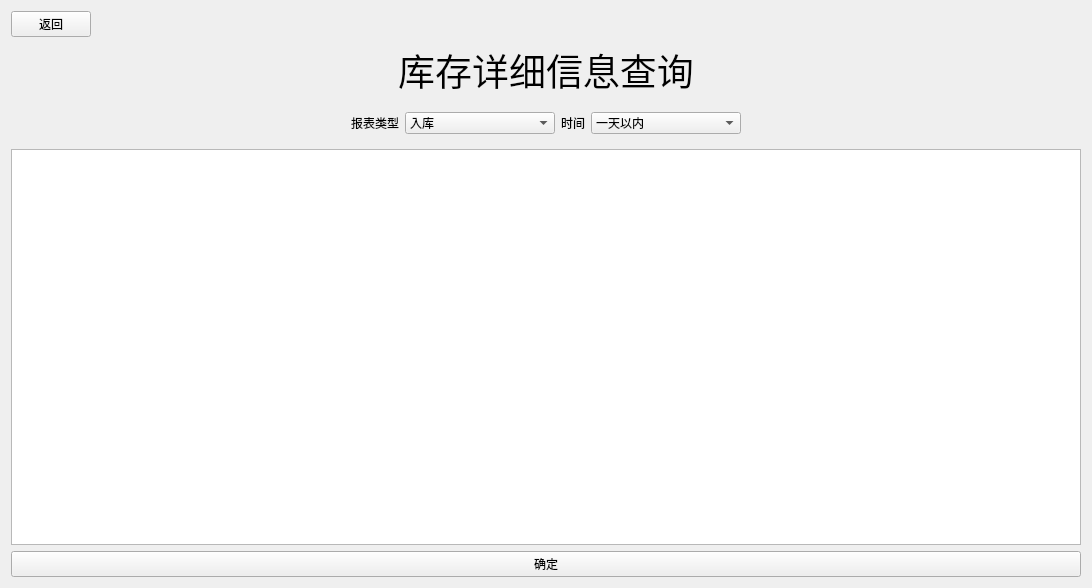
<?xml version="1.0" encoding="UTF-8"?>
<ui version="4.0">
 <class>StatementForm</class>
 <widget class="QWidget" name="StatementForm">
  <property name="geometry">
   <rect>
    <x>0</x>
    <y>0</y>
    <width>1092</width>
    <height>588</height>
   </rect>
  </property>
  <property name="windowTitle">
   <string>Form</string>
  </property>
  <layout class="QGridLayout" name="gridLayout">
   <item row="0" column="0">
    <widget class="QPushButton" name="pushButton_close">
     <property name="maximumSize">
      <size>
       <width>80</width>
       <height>16777215</height>
      </size>
     </property>
     <property name="text">
      <string>返回</string>
     </property>
    </widget>
   </item>
   <item row="1" column="0">
    <spacer name="horizontalSpacer">
     <property name="orientation">
      <enum>Qt::Horizontal</enum>
     </property>
     <property name="sizeHint" stdset="0">
      <size>
       <width>159</width>
       <height>20</height>
      </size>
     </property>
    </spacer>
   </item>
   <item row="1" column="1">
    <widget class="QLabel" name="label">
     <property name="font">
      <font>
       <family>Agency FB</family>
       <pointsize>28</pointsize>
      </font>
     </property>
     <property name="text">
      <string>库存详细信息查询</string>
     </property>
     <property name="alignment">
      <set>Qt::AlignCenter</set>
     </property>
    </widget>
   </item>
   <item row="1" column="2">
    <spacer name="horizontalSpacer_2">
     <property name="orientation">
      <enum>Qt::Horizontal</enum>
     </property>
     <property name="sizeHint" stdset="0">
      <size>
       <width>158</width>
       <height>20</height>
      </size>
     </property>
    </spacer>
   </item>
   <item row="2" column="0">
    <spacer name="horizontalSpacer_10">
     <property name="orientation">
      <enum>Qt::Horizontal</enum>
     </property>
     <property name="sizeHint" stdset="0">
      <size>
       <width>159</width>
       <height>20</height>
      </size>
     </property>
    </spacer>
   </item>
   <item row="2" column="1">
    <widget class="QWidget" name="widget_2" native="true">
     <layout class="QHBoxLayout" name="horizontalLayout">
      <item>
       <widget class="QLabel" name="label_2">
        <property name="text">
         <string>报表类型</string>
        </property>
       </widget>
      </item>
      <item>
       <widget class="QComboBox" name="comboBox">
        <property name="sizePolicy">
         <sizepolicy hsizetype="Preferred" vsizetype="Fixed">
          <horstretch>150</horstretch>
          <verstretch>0</verstretch>
         </sizepolicy>
        </property>
        <property name="minimumSize">
         <size>
          <width>150</width>
          <height>0</height>
         </size>
        </property>
        <item>
         <property name="text">
          <string>入库</string>
         </property>
        </item>
        <item>
         <property name="text">
          <string>出库</string>
         </property>
        </item>
       </widget>
      </item>
      <item>
       <widget class="QLabel" name="label_3">
        <property name="text">
         <string>时间</string>
        </property>
       </widget>
      </item>
      <item>
       <widget class="QComboBox" name="comboBox_2">
        <property name="minimumSize">
         <size>
          <width>150</width>
          <height>0</height>
         </size>
        </property>
        <item>
         <property name="text">
          <string>一天以内</string>
         </property>
        </item>
        <item>
         <property name="text">
          <string>一个月内</string>
         </property>
        </item>
        <item>
         <property name="text">
          <string>一个季度内</string>
         </property>
        </item>
        <item>
         <property name="text">
          <string>一年以内</string>
         </property>
        </item>
        <item>
         <property name="text">
          <string>所有</string>
         </property>
        </item>
       </widget>
      </item>
     </layout>
    </widget>
   </item>
   <item row="2" column="2">
    <spacer name="horizontalSpacer_11">
     <property name="orientation">
      <enum>Qt::Horizontal</enum>
     </property>
     <property name="sizeHint" stdset="0">
      <size>
       <width>158</width>
       <height>20</height>
      </size>
     </property>
    </spacer>
   </item>
   <item row="3" column="0" colspan="3">
    <widget class="QTableView" name="tableView"/>
   </item>
   <item row="4" column="0" colspan="3">
    <widget class="QPushButton" name="pushButton_refresh">
     <property name="text">
      <string>确定</string>
     </property>
    </widget>
   </item>
  </layout>
 </widget>
 <resources/>
 <connections/>
</ui>
